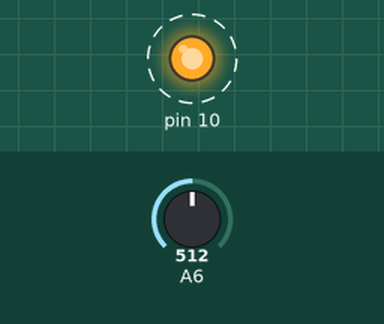
Simulated run of this sketch. Board: Arduino Uno, built with avr-gcc and run on an emulated ATmega328P. Shown: output pins drawn as LEDs (lit = HIGH). Dashed ring = blinking. Inputs (shaded band) come from the test bench; at power-on: A6 = 512.

Above: at 1.25 s.
1.3 s: A6 set to 493
At 2.5 s:
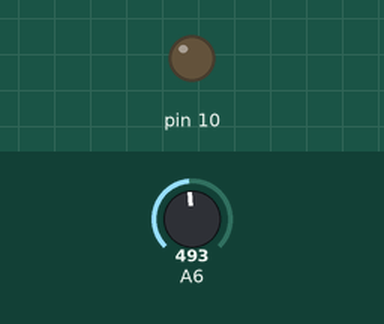
2.8 s: A6 set to 510
At 3.05 s:
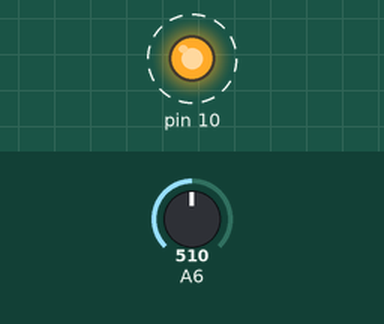
5.8 s: A6 set to 490
7.3 s: A6 set to 511
At 7.55 s:
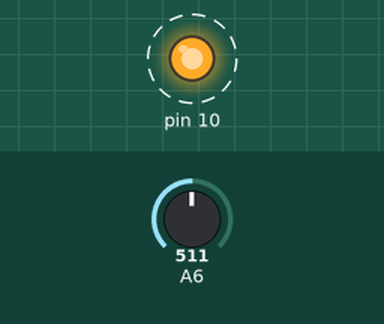
Timing chart, 0 to 11.3 s (numbered marks = the images above; inputs shaded):
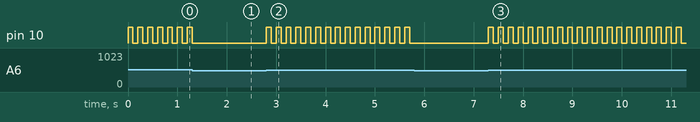

The sketch:

start_simulating1__1_.ino
```cpp
float i;
void setup()
{pinMode(10,OUTPUT);
pinMode(6,INPUT);
}

void loop()
{
  i=analogRead(6);
 if(i<3)
 {digitalWrite(10,HIGH);
  delay(500);
  digitalWrite(10,LOW);
  delay(500);}
   else if(i>500)
 {digitalWrite(10,HIGH);
  delay(100);
  digitalWrite(10,LOW);
  delay(100);
 }
}
```

Measured:
- the behaviour switches between 501 and 500 on A6 (found by bisection; images 0 and 1)
- after the input at 1.3 s, pin 10: goes on until 1.3 s, then stays LOW
- after the input at 2.8 s, pin 10: alternates HIGH for 0.10 s and LOW for 0.10 s, starting at once
- after the input at 5.8 s, pin 10: stops changing and stays LOW
- after the input at 7.3 s, pin 10: alternates HIGH for 0.10 s and LOW for 0.10 s, starting at once
- by itself, pin 10: alternates HIGH for 0.10 s and LOW for 0.10 s
